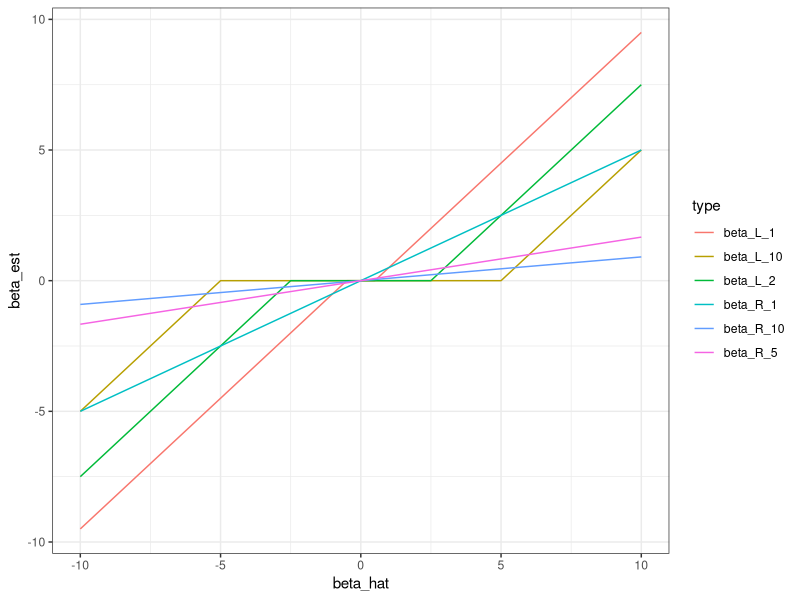

Source code (R):
## ---- chunk 1
knitr::opts_chunk$set(echo = TRUE)
library(tidyverse)
library(ggplot2)
## ---- chunk 2
# generate beta
set.seed(199609)
beta <- seq(-10,10,0.01)
beta_R_1 <- 1/(1+1)*beta 
beta_R_5 <- 1/(1+5)*beta 
beta_R_10 <- 1/(1+10)*beta 

.trans <- function(x,lam){
  if(x>=lam/2){
  x-lam/2
}else if(x<=-lam/2){
  x+lam/2
}else{0}
}
beta_L_1 <- apply(beta %>% as.matrix,1,.trans,lam=1)
beta_L_2 <- apply(beta %>% as.matrix,1,.trans,lam=5)
beta_L_10 <- apply(beta %>% as.matrix,1,.trans,lam=10)

plots <- rbind(data.frame(beta_hat=beta, beta_est=beta_R_1, type="beta_R_1"),
      data.frame(beta_hat=beta, beta_est=beta_R_5, type="beta_R_5"),
      data.frame(beta_hat=beta, beta_est=beta_R_10, type="beta_R_10"),
      data.frame(beta_hat=beta, beta_est=beta_L_1, type="beta_L_1"),
      data.frame(beta_hat=beta, beta_est=beta_L_2, type="beta_L_2"),
      data.frame(beta_hat=beta, beta_est=beta_L_10, type="beta_L_10"))

ggplot(plots)+
  geom_line(aes(x=beta_hat,y=beta_est, group=type, color=type))+
  theme_bw()


